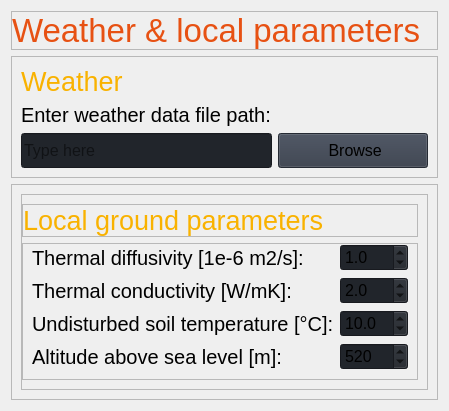
                     <widget class="QWidget" name="weather_local">
                      <layout class="QGridLayout" name="gridLayout_11">
                       <item row="0" column="0">
                        <widget class="QFrame" name="frame">
                         <property name="maximumSize">
                          <size>
                           <width>16777215</width>
                           <height>60</height>
                          </size>
                         </property>
                         <property name="frameShape">
                          <enum>QFrame::StyledPanel</enum>
                         </property>
                         <property name="frameShadow">
                          <enum>QFrame::Raised</enum>
                         </property>
                         <layout class="QVBoxLayout" name="verticalLayout_11">
                          <property name="spacing">
                           <number>0</number>
                          </property>
                          <property name="leftMargin">
                           <number>0</number>
                          </property>
                          <property name="topMargin">
                           <number>0</number>
                          </property>
                          <property name="rightMargin">
                           <number>0</number>
                          </property>
                          <property name="bottomMargin">
                           <number>0</number>
                          </property>
                          <item>
                           <widget class="QLabel" name="label_3">
                            <property name="font">
                             <font>
                              <pointsize>25</pointsize>
                              <italic>false</italic>
                              <bold>false</bold>
                             </font>
                            </property>
                            <property name="styleSheet">
                             <string notr="true">color: #e75113;</string>
                            </property>
                            <property name="text">
                             <string>Weather &amp; local parameters</string>
                            </property>
                           </widget>
                          </item>
                         </layout>
                        </widget>
                       </item>
                       <item row="1" column="0">
                        <widget class="QFrame" name="frame_2">
                         <property name="maximumSize">
                          <size>
                           <width>16777215</width>
                           <height>150</height>
                          </size>
                         </property>
                         <property name="frameShape">
                          <enum>QFrame::StyledPanel</enum>
                         </property>
                         <property name="frameShadow">
                          <enum>QFrame::Raised</enum>
                         </property>
                         <layout class="QGridLayout" name="gridLayout_3">
                          <property name="leftMargin">
                           <number>9</number>
                          </property>
                          <property name="topMargin">
                           <number>9</number>
                          </property>
                          <property name="rightMargin">
                           <number>9</number>
                          </property>
                          <property name="bottomMargin">
                           <number>9</number>
                          </property>
                          <item row="2" column="0">
                           <widget class="QLineEdit" name="line_weather_file">
                            <property name="minimumSize">
                             <size>
                              <width>0</width>
                              <height>35</height>
                             </size>
                            </property>
                            <property name="font">
                             <font>
                              <pointsize>12</pointsize>
                              <italic>false</italic>
                              <bold>false</bold>
                             </font>
                            </property>
                            <property name="styleSheet">
                             <string notr="true">background-color: rgb(33, 37, 43);</string>
                            </property>
                            <property name="text">
                             <string/>
                            </property>
                            <property name="placeholderText">
                             <string>Type here</string>
                            </property>
                           </widget>
                          </item>
                          <item row="0" column="0">
                           <widget class="QLabel" name="label_7">
                            <property name="maximumSize">
                             <size>
                              <width>16777215</width>
                              <height>16777215</height>
                             </size>
                            </property>
                            <property name="font">
                             <font>
                              <pointsize>20</pointsize>
                              <italic>false</italic>
                              <bold>false</bold>
                             </font>
                            </property>
                            <property name="styleSheet">
                             <string notr="true">color: #f9b200;</string>
                            </property>
                            <property name="text">
                             <string>Weather</string>
                            </property>
                           </widget>
                          </item>
                          <item row="2" column="1">
                           <widget class="QPushButton" name="btn_browse_weather">
                            <property name="minimumSize">
                             <size>
                              <width>150</width>
                              <height>35</height>
                             </size>
                            </property>
                            <property name="font">
                             <font>
                              <pointsize>12</pointsize>
                              <italic>false</italic>
                              <bold>false</bold>
                             </font>
                            </property>
                            <property name="cursor">
                             <cursorShape>PointingHandCursor</cursorShape>
                            </property>
                            <property name="styleSheet">
                             <string notr="true">background-color: rgb(52, 59, 72);</string>
                            </property>
                            <property name="text">
                             <string> Browse</string>
                            </property>
                            <property name="icon">
                             <iconset resource="resources.qrc">
                              <normaloff>:/icons/images/icons/cil-folder-open.png</normaloff>:/icons/images/icons/cil-folder-open.png</iconset>
                            </property>
                           </widget>
                          </item>
                          <item row="1" column="0">
                           <widget class="QLabel" name="label_6">
                            <property name="font">
                             <font>
                              <pointsize>15</pointsize>
                              <italic>false</italic>
                              <bold>false</bold>
                             </font>
                            </property>
                            <property name="toolTip">
                             <string>&lt;html&gt;&lt;head/&gt;&lt;body&gt;&lt;p&gt;&lt;span style=&quot; font-size:12pt;&quot;&gt;Excel-file must be formatted as described in GERDPy documentation.&lt;/span&gt;&lt;/p&gt;&lt;/body&gt;&lt;/html&gt;</string>
                            </property>
                            <property name="toolTipDuration">
                             <number>30000</number>
                            </property>
                            <property name="text">
                             <string>Enter weather data file path:</string>
                            </property>
                           </widget>
                          </item>
                         </layout>
                        </widget>
                       </item>
                       <item row="2" column="0">
                        <widget class="QFrame" name="frame_25">
                         <property name="frameShape">
                          <enum>QFrame::StyledPanel</enum>
                         </property>
                         <property name="frameShadow">
                          <enum>QFrame::Raised</enum>
                         </property>
                         <layout class="QHBoxLayout" name="horizontalLayout_8">
                          <item>
                           <widget class="QFrame" name="frame_3">
                            <property name="frameShape">
                             <enum>QFrame::StyledPanel</enum>
                            </property>
                            <property name="frameShadow">
                             <enum>QFrame::Raised</enum>
                            </property>
                            <layout class="QVBoxLayout" name="verticalLayout_29">
                             <property name="leftMargin">
                              <number>0</number>
                             </property>
                             <item>
                              <widget class="QFrame" name="frame_26">
                               <property name="maximumSize">
                                <size>
                                 <width>16777215</width>
                                 <height>50</height>
                                </size>
                               </property>
                               <property name="frameShape">
                                <enum>QFrame::StyledPanel</enum>
                               </property>
                               <property name="frameShadow">
                                <enum>QFrame::Raised</enum>
                               </property>
                               <layout class="QVBoxLayout" name="verticalLayout_5">
                                <property name="spacing">
                                 <number>0</number>
                                </property>
                                <property name="leftMargin">
                                 <number>0</number>
                                </property>
                                <property name="topMargin">
                                 <number>0</number>
                                </property>
                                <property name="rightMargin">
                                 <number>0</number>
                                </property>
                                <property name="bottomMargin">
                                 <number>0</number>
                                </property>
                                <item>
                                 <widget class="QLabel" name="label_8">
                                  <property name="maximumSize">
                                   <size>
                                    <width>16777215</width>
                                    <height>50</height>
                                   </size>
                                  </property>
                                  <property name="font">
                                   <font>
                                    <pointsize>20</pointsize>
                                    <italic>false</italic>
                                    <bold>false</bold>
                                   </font>
                                  </property>
                                  <property name="styleSheet">
                                   <string notr="true">color: #f9b200;</string>
                                  </property>
                                  <property name="text">
                                   <string>Local ground parameters</string>
                                  </property>
                                 </widget>
                                </item>
                               </layout>
                              </widget>
                             </item>
                             <item>
                              <widget class="QFrame" name="frame_28">
                               <property name="frameShape">
                                <enum>QFrame::StyledPanel</enum>
                               </property>
                               <property name="frameShadow">
                                <enum>QFrame::Raised</enum>
                               </property>
                               <layout class="QGridLayout" name="gridLayout_12">
                                <property name="topMargin">
                                 <number>0</number>
                                </property>
                                <item row="0" column="0">
                                 <widget class="QLabel" name="label_9">
                                  <property name="font">
                                   <font>
                                    <pointsize>15</pointsize>
                                    <italic>false</italic>
                                    <bold>false</bold>
                                   </font>
                                  </property>
                                  <property name="toolTip">
                                   <string>&lt;html&gt;&lt;head/&gt;&lt;body&gt;&lt;p&gt;&lt;span style=&quot; font-size:11pt;&quot;&gt;Thermal diffusivity of the ground.&lt;/span&gt;&lt;/p&gt;&lt;/body&gt;&lt;/html&gt;</string>
                                  </property>
                                  <property name="toolTipDuration">
                                   <number>30000</number>
                                  </property>
                                  <property name="text">
                                   <string>Thermal diffusivity [1e-6 m2/s]:</string>
                                  </property>
                                 </widget>
                                </item>
                                <item row="0" column="1">
                                 <widget class="QDoubleSpinBox" name="sb_therm_diffu">
                                  <property name="font">
                                   <font>
                                    <pointsize>12</pointsize>
                                    <italic>false</italic>
                                    <bold>false</bold>
                                   </font>
                                  </property>
                                  <property name="styleSheet">
                                   <string notr="true">background-color: rgb(33, 37, 43);</string>
                                  </property>
                                  <property name="decimals">
                                   <number>1</number>
                                  </property>
                                  <property name="singleStep">
                                   <double>0.100000000000000</double>
                                  </property>
                                  <property name="value">
                                   <double>1.000000000000000</double>
                                  </property>
                                 </widget>
                                </item>
                                <item row="1" column="0">
                                 <widget class="QLabel" name="label_10">
                                  <property name="font">
                                   <font>
                                    <pointsize>15</pointsize>
                                    <italic>false</italic>
                                    <bold>false</bold>
                                   </font>
                                  </property>
                                  <property name="toolTip">
                                   <string>&lt;html&gt;&lt;head/&gt;&lt;body&gt;&lt;p&gt;&lt;span style=&quot; font-size:11pt;&quot;&gt;Thermal conductivity of the ground.&lt;/span&gt;&lt;/p&gt;&lt;/body&gt;&lt;/html&gt;</string>
                                  </property>
                                  <property name="toolTipDuration">
                                   <number>30000</number>
                                  </property>
                                  <property name="text">
                                   <string>Thermal conductivity [W/mK]:</string>
                                  </property>
                                 </widget>
                                </item>
                                <item row="1" column="1">
                                 <widget class="QDoubleSpinBox" name="sb_therm_cond">
                                  <property name="font">
                                   <font>
                                    <pointsize>12</pointsize>
                                    <italic>false</italic>
                                    <bold>false</bold>
                                   </font>
                                  </property>
                                  <property name="styleSheet">
                                   <string notr="true">background-color: rgb(33, 37, 43);</string>
                                  </property>
                                  <property name="decimals">
                                   <number>1</number>
                                  </property>
                                  <property name="value">
                                   <double>2.000000000000000</double>
                                  </property>
                                 </widget>
                                </item>
                                <item row="2" column="0">
                                 <widget class="QLabel" name="label_11">
                                  <property name="font">
                                   <font>
                                    <pointsize>15</pointsize>
                                    <italic>false</italic>
                                    <bold>false</bold>
                                   </font>
                                  </property>
                                  <property name="toolTip">
                                   <string>&lt;html&gt;&lt;head/&gt;&lt;body&gt;&lt;p&gt;&lt;span style=&quot; font-size:11pt;&quot;&gt;Undisturbed soil temperature will be set as starting-point for all entities in the simulation.&lt;/span&gt;&lt;/p&gt;&lt;/body&gt;&lt;/html&gt;</string>
                                  </property>
                                  <property name="toolTipDuration">
                                   <number>30000</number>
                                  </property>
                                  <property name="text">
                                   <string>Undisturbed soil temperature [°C]:</string>
                                  </property>
                                 </widget>
                                </item>
                                <item row="2" column="1">
                                 <widget class="QDoubleSpinBox" name="sb_undis_soil_temp">
                                  <property name="font">
                                   <font>
                                    <pointsize>12</pointsize>
                                    <italic>false</italic>
                                    <bold>false</bold>
                                   </font>
                                  </property>
                                  <property name="styleSheet">
                                   <string notr="true">background-color: rgb(33, 37, 43);</string>
                                  </property>
                                  <property name="decimals">
                                   <number>1</number>
                                  </property>
                                  <property name="minimum">
                                   <double>-50.000000000000000</double>
                                  </property>
                                  <property name="maximum">
                                   <double>50.000000000000000</double>
                                  </property>
                                  <property name="singleStep">
                                   <double>1.000000000000000</double>
                                  </property>
                                  <property name="value">
                                   <double>10.000000000000000</double>
                                  </property>
                                 </widget>
                                </item>
                                <item row="3" column="0">
                                 <widget class="QLabel" name="label_35">
                                  <property name="font">
                                   <font>
                                    <pointsize>15</pointsize>
                                    <italic>false</italic>
                                    <bold>false</bold>
                                   </font>
                                  </property>
                                  <property name="toolTip">
                                   <string>&lt;html&gt;&lt;head/&gt;&lt;body&gt;&lt;p&gt;&lt;span style=&quot; font-size:11pt;&quot;&gt;Altitude of chosen location above sea level.&lt;/span&gt;&lt;/p&gt;&lt;/body&gt;&lt;/html&gt;</string>
                                  </property>
                                  <property name="toolTipDuration">
                                   <number>30000</number>
                                  </property>
                                  <property name="text">
                                   <string>Altitude above sea level [m]:</string>
                                  </property>
                                 </widget>
                                </item>
                                <item row="3" column="1">
                                 <widget class="QSpinBox" name="sb_h_NHN">
                                  <property name="minimumSize">
                                   <size>
                                    <width>0</width>
                                    <height>0</height>
                                   </size>
                                  </property>
                                  <property name="maximumSize">
                                   <size>
                                    <width>16777215</width>
                                    <height>16777215</height>
                                   </size>
                                  </property>
                                  <property name="font">
                                   <font>
                                    <pointsize>12</pointsize>
                                    <italic>false</italic>
                                    <bold>false</bold>
                                   </font>
                                  </property>
                                  <property name="styleSheet">
                                   <string notr="true">background-color: rgb(33, 37, 43);</string>
                                  </property>
                                  <property name="minimum">
                                   <number>0</number>
                                  </property>
                                  <property name="maximum">
                                   <number>9000</number>
                                  </property>
                                  <property name="singleStep">
                                   <number>10</number>
                                  </property>
                                  <property name="value">
                                   <number>520</number>
                                  </property>
                                 </widget>
                                </item>
                               </layout>
                              </widget>
                             </item>
                            </layout>
                           </widget>
                          </item>
                         </layout>
                        </widget>
                       </item>
                      </layout>
                     </widget>
